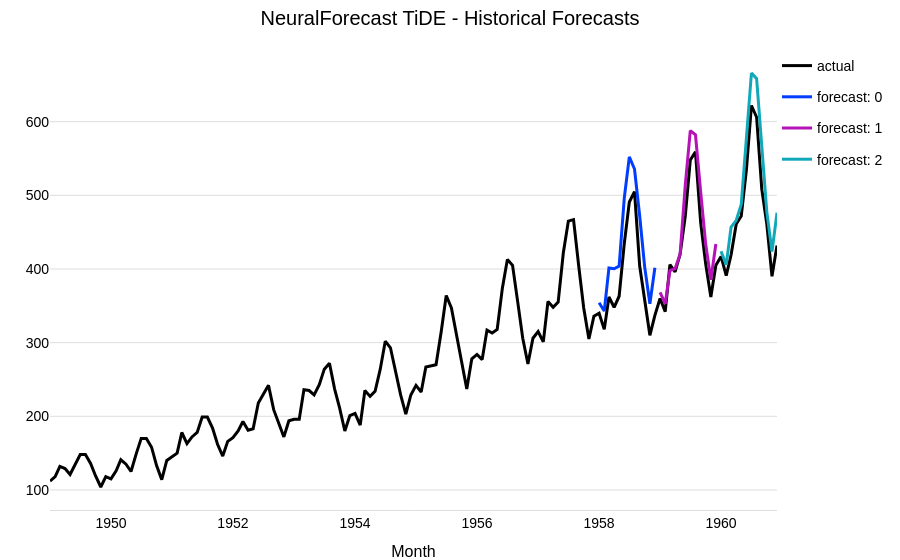

Notebook source saved alongside this figure:
### Markdown cell above
## 5. Historical Forecasts / Backtesting

Since `NeuralForecastModel` is a Darts `TorchForecastingModel`, it has access to all other Darts functionality. For **more robust evaluation**, we should make use of Darts' **optimized historical forecast & backtesting** routine (very similar to NeuralForecasts cross validation).

### Code cell
# get a fresh TiDE instance and train it on everything except the last 36 points
model_backtest = model_nf.untrained_model()
model_backtest.fit(series[:-36])

# generate forecasts sequentially over the last 36 points
historical_forecasts = model_backtest.historical_forecasts(
    series=series,
    start=-36,
    forecast_horizon=output_chunk_length,
    stride=output_chunk_length,  # move 12 steps ahead after each forecast
    retrain=False,  # no re-training, only apply pre-trained model
    verbose=True,
    last_points_only=False,
)

fig = series.plotly(label="actual")
for idx, forecast in enumerate(historical_forecasts):
    fig = forecast.plotly(label=f"forecast: {idx}", fig=fig)
fig.update_layout(title="NeuralForecast TiDE - Historical Forecasts", **config)

### Figure 1 — Plotly figure (JSON) as saved in the notebook; plotly's stock layout.template omitted (floating-point values rounded to 4 significant figures; data arrays with more than 128 entries replaced by an {"elided": "..."} marker saying what was removed)
{"data": [{"hovertemplate": "<b>actual</b>: %{y:.3g}<extra></extra>", "legendgroup": "actual", "line": {"color": "#000000"}, "mode": "lines", "name": "actual", "type": "scatter", "x": {"elided": "144 str values"}, "y": {"elided": "144 float values"}}, {"hovertemplate": "<b>forecast: 0</b>: %{y:.3g}<extra></extra>", "legendgroup": "forecast: 0", "line": {"color": "#003dfd"}, "mode": "lines", "name": "forecast: 0", "type": "scatter", "x": ["1958-01-01T00:00:00.000000", "1958-02-01T00:00:00.000000", "1958-03-01T00:00:00.000000", "1958-04-01T00:00:00.000000", "1958-05-01T00:00:00.000000", "1958-06-01T00:00:00.000000", "1958-07-01T00:00:00.000000", "1958-08-01T00:00:00.000000", "1958-09-01T00:00:00.000000", "1958-10-01T00:00:00.000000", "1958-11-01T00:00:00.000000", "1958-12-01T00:00:00.000000"], "y": [354.1, 342.9, 401.5, 400.4, 403.9, 496.9, 552.3, 535.7, 471.9, 402.5, 352.8, 401.6]}, {"hovertemplate": "<b>forecast: 1</b>: %{y:.3g}<extra></extra>", "legendgroup": "forecast: 1", "line": {"color": "#b512b8"}, "mode": "lines", "name": "forecast: 1", "type": "scatter", "x": ["1959-01-01T00:00:00.000000", "1959-02-01T00:00:00.000000", "1959-03-01T00:00:00.000000", "1959-04-01T00:00:00.000000", "1959-05-01T00:00:00.000000", "1959-06-01T00:00:00.000000", "1959-07-01T00:00:00.000000", "1959-08-01T00:00:00.000000", "1959-09-01T00:00:00.000000", "1959-10-01T00:00:00.000000", "1959-11-01T00:00:00.000000", "1959-12-01T00:00:00.000000"], "y": [368.1, 352.8, 397.7, 400.6, 420.1, 514.3, 587.9, 582.1, 504.7, 434.1, 385.3, 433.9]}, {"hovertemplate": "<b>forecast: 2</b>: %{y:.3g}<extra></extra>", "legendgroup": "forecast: 2", "line": {"color": "#11a9ba"}, "mode": "lines", "name": "forecast: 2", "type": "scatter", "x": ["1960-01-01T00:00:00.000000", "1960-02-01T00:00:00.000000", "1960-03-01T00:00:00.000000", "1960-04-01T00:00:00.000000", "1960-05-01T00:00:00.000000", "1960-06-01T00:00:00.000000", "1960-07-01T00:00:00.000000", "1960-08-01T00:00:00.000000", "1960-09-01T00:00:00.000000", "1960-10-01T00:00:00.000000", "1960-11-01T00:00:00.000000", "1960-12-01T00:00:00.000000"], "y": [424.1, 405.6, 456.8, 466.1, 487.6, 585.3, 666.1, 658.3, 561.8, 477.5, 423.5, 476.4]}], "layout": {"hovermode": "x unified", "legend": {"xanchor": "left"}, "title": {"text": "NeuralForecast TiDE - Historical Forecasts"}, "xaxis": {"title": {"text": "Month"}}}}
